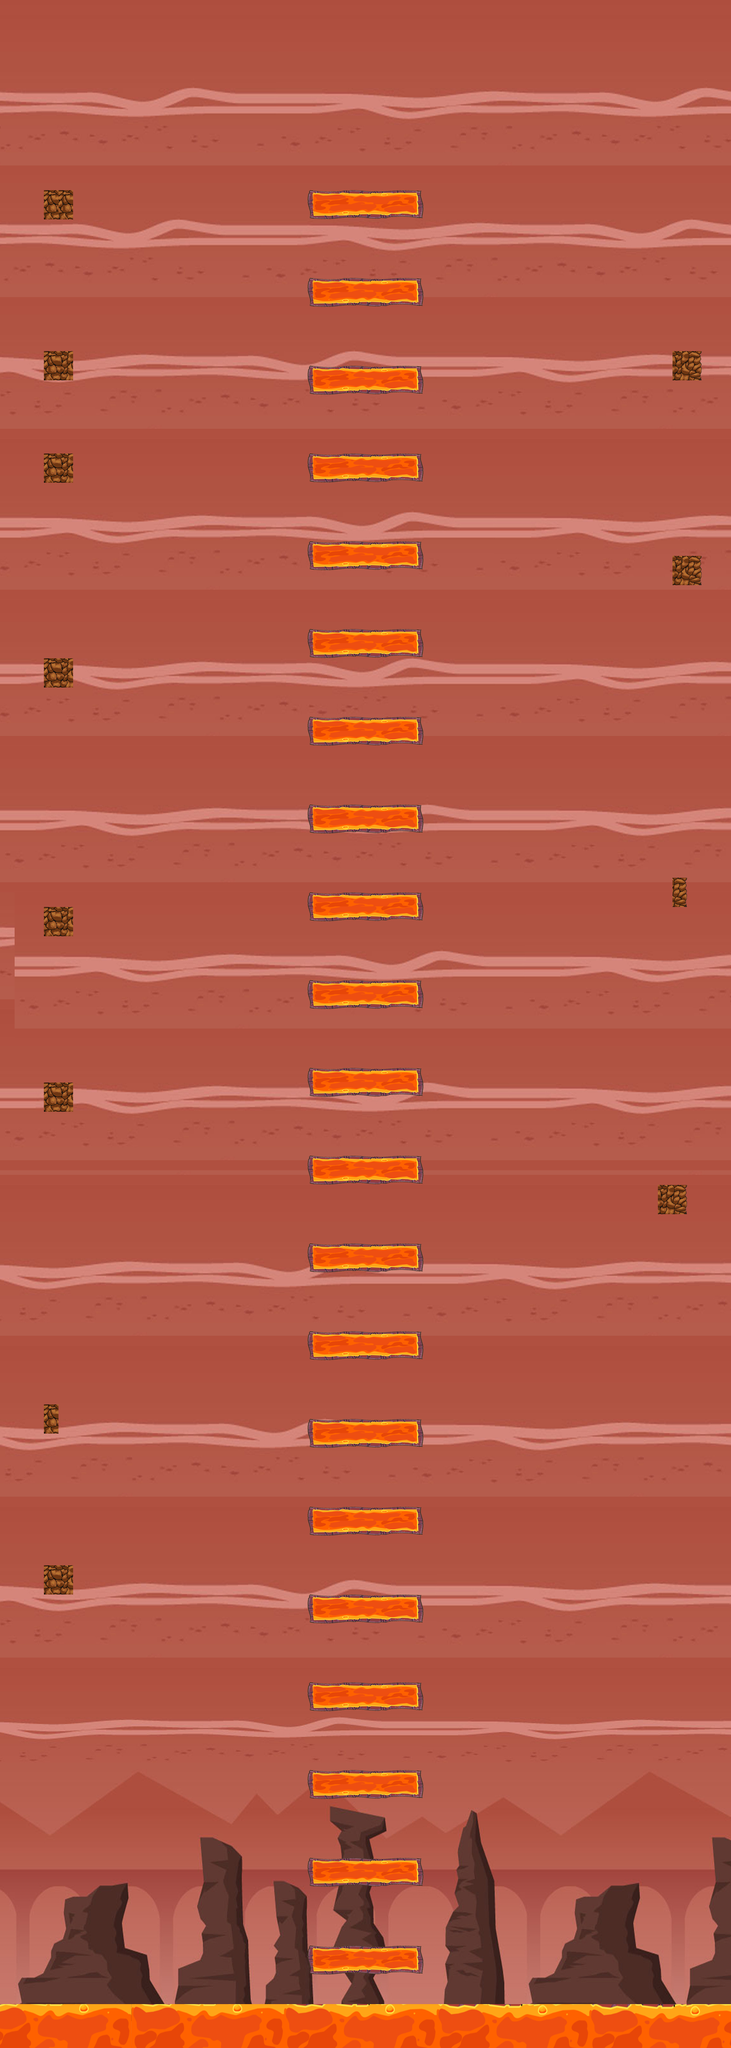

Below is a game level as drawn by its tile map, then a one-line description and the .tmx that defines it (tile-layer data replaced by summaries):
An orthogonal 50x140 tile map with 32x32 px tiles, 2 tile layers (Capa de Patrones 1, Capa de patrones 2), 2 tilesets and 69 objects (14x 0, 13x 2).

<map version="1.0" orientation="orthogonal" renderorder="right-down" width="50" height="140" tilewidth="32" tileheight="32" nextobjectid="78">
 <tileset firstgid="1" name="fondo" tilewidth="32" tileheight="32" tilecount="3500">
  <image source="resources/Imagenes/FONDO3.png" width="2240" height="1600" />
 </tileset>
 <tileset firstgid="3501" name="objetos" tilewidth="32" tileheight="32" tilecount="64">
  <image source="resources/Imagenes/objetos-mundo2.png" width="256" height="256" />
 </tileset>
 <layer name="Capa de Patrones 1" width="50" height="140">
  <data>[7000 cells, 7000 non-empty, 2035 distinct tile ids]</data>
 </layer>
 <layer name="Capa de patrones 2" width="50" height="140">
  <data>[7000 cells, 380 non-empty, 22 distinct tile ids]</data>
 </layer>
 <objectgroup name="Capa de Colisiones">
  <object id="1" x="0" y="0" width="10" height="4480" />
  <object id="2" x="1583.33" y="0" width="10" height="4480" />
  <object id="3" x="8.33333" y="0" width="1583.33" height="41.6667" />
  <object id="4" x="680" y="4256" width="238" height="52.3333" />
  <object id="5" x="16.6667" y="4466.67" width="1558.33" height="16.6667" />
  <object id="18" x="684.667" y="4071" width="235.333" height="50" />
  <object id="19" x="682.666" y="3876.67" width="242.667" height="58.3333" />
  <object id="20" x="94.333" y="3427.67" width="49.667" height="59" />
  <object id="21" x="674.667" y="3687.67" width="244" height="50.3333" />
  <object id="22" x="676.667" y="3491.33" width="243" height="54.67" />
  <object id="23" x="677.997" y="2916" width="233.333" height="58.3333" />
  <object id="24" x="1452" y="2583.33" width="64.667" height="75" />
  <object id="25" x="672" y="3294" width="246" height="62" />
  <object id="26" x="1464" y="1911.67" width="44.007" height="58.3333" />
  <object id="27" x="1460" y="1220" width="75.997" height="50" />
  <object id="28" x="96.333" y="1994.67" width="59.667" height="50" />
  <object id="29" x="670" y="3105.33" width="252" height="58.3333" />
  <object id="30" x="676" y="2527" width="250" height="58.3333" />
  <object id="31" x="681.33" y="2341.66" width="233.333" height="50" />
  <object id="32" x="680.667" y="2723" width="241.667" height="58.3333" />
  <object id="33" x="686" y="2152.67" width="233.333" height="50" />
  <object id="34" x="682.667" y="1953.33" width="225" height="58.3333" />
  <object id="35" x="97.333" y="1444" width="62.667" height="70.6667" />
  <object id="36" x="47" y="1596.34" width="108.333" height="50" />
  <object id="37" x="1464" y="759.337" width="69.67" height="66.6667" />
  <object id="38" x="678" y="1767.33" width="241.667" height="50" />
  <object id="39" x="681" y="1377" width="233.333" height="58.3333" />
  <object id="40" x="682.667" y="1569.67" width="233.333" height="58.3333" />
  <object id="41" x="91.6663" y="2341.66" width="68.3337" height="75" />
  <object id="42" x="682" y="1187.67" width="248" height="48.33" />
  <object id="43" x="681.333" y="996" width="233.333" height="57.9933" />
  <object id="44" x="680" y="799" width="241.667" height="66.67" />
  <object id="45" x="108.334" y="1000" width="51.666" height="66.6667" />
  <object id="46" x="91.6667" y="416.666" width="84.3333" height="75" />
  <object id="47" x="84.666" y="756" width="67.334" height="58.3333" />
  <object id="48" x="672" y="609" width="250" height="58.3333" />
  <object id="49" x="676.667" y="420" width="241.667" height="50" />
  <object id="52" x="91.6667" y="3074.67" width="44.3333" height="40" />
 </objectgroup>
 <objectgroup name="Capa de Enemigos">
  <object id="6" type="2" x="1448.67" y="2525" width="133.333" height="125">
   <ellipse />
  </object>
  <object id="67" type="2" x="92.67" y="2289" width="133.333" height="125">
   <ellipse />
  </object>
  <object id="68" type="2" x="96.67" y="1901" width="133.333" height="125">
   <ellipse />
  </object>
  <object id="69" type="2" x="1456.67" y="1849" width="133.333" height="125">
   <ellipse />
  </object>
  <object id="70" type="2" x="1448.67" y="1149" width="133.333" height="125">
   <ellipse />
  </object>
  <object id="71" type="2" x="112.67" y="905" width="133.333" height="125">
   <ellipse />
  </object>
  <object id="72" type="2" x="104.67" y="681" width="133.333" height="125">
   <ellipse />
  </object>
  <object id="73" type="2" x="108.67" y="325" width="133.333" height="125">
   <ellipse />
  </object>
  <object id="75" type="2" x="100.67" y="3005" width="133.333" height="125">
   <ellipse />
  </object>
  <object id="76" type="2" x="104.67" y="3361" width="133.333" height="125">
   <ellipse />
  </object>
  <object id="77" type="2" x="104.67" y="1353" width="133.333" height="125">
   <ellipse />
  </object>
 </objectgroup>
 <objectgroup name="Capa de Player">
  <object id="7" x="766.667" y="4166.67" width="83.3333" height="75">
   <ellipse />
  </object>
 </objectgroup>
 <objectgroup name="Capa de Powerups">
  <object id="8" name="doblesalto" type="2" x="839.394" y="4193.19" width="59.8452" height="41.6667" />
 </objectgroup>
 <objectgroup name="Capa de Puerta">
  <object id="11" x="731.333" y="299" width="116.667" height="125">
   <ellipse />
  </object>
 </objectgroup>
 <objectgroup name="Capa de Bordes">
  <object id="12" x="0" y="0" width="25" height="4480" />
  <object id="13" x="1595" y="0" width="25" height="4480" />
 </objectgroup>
 <objectgroup name="Capa de Obstaculos">
  <object id="14" type="2" x="8" y="4360" width="1608.67" height="106.667" />
 </objectgroup>
 <objectgroup name="Capa de Monedas">
  <object id="15" type="0" x="755.334" y="3407.33" width="100" height="100">
   <ellipse />
  </object>
  <object id="53" type="0" x="754.667" y="3604.33" width="100" height="100">
   <ellipse />
  </object>
  <object id="54" type="0" x="760.334" y="3775.66" width="100" height="100">
   <ellipse />
  </object>
  <object id="55" type="0" x="758.334" y="3958.33" width="100" height="100">
   <ellipse />
  </object>
  <object id="56" type="0" x="748.667" y="3200.33" width="100" height="100">
   <ellipse />
  </object>
  <object id="57" type="0" x="755.667" y="3005.33" width="100" height="100">
   <ellipse />
  </object>
  <object id="58" type="0" x="754.667" y="2582.33" width="100" height="100">
   <ellipse />
  </object>
  <object id="59" type="0" x="745.334" y="2067.66" width="100" height="100">
   <ellipse />
  </object>
  <object id="60" type="0" x="746" y="1860.66" width="100" height="100">
   <ellipse />
  </object>
  <object id="61" type="0" x="746" y="1668.66" width="100" height="100">
   <ellipse />
  </object>
  <object id="62" type="0" x="750.334" y="1291" width="100" height="100">
   <ellipse />
  </object>
  <object id="63" type="0" x="746.334" y="1098.66" width="100" height="100">
   <ellipse />
  </object>
  <object id="64" type="0" x="743" y="513.663" width="100" height="100">
   <ellipse />
  </object>
  <object id="65" type="0" x="1467.67" y="682.663" width="100" height="100">
   <ellipse />
  </object>
 </objectgroup>
</map>
